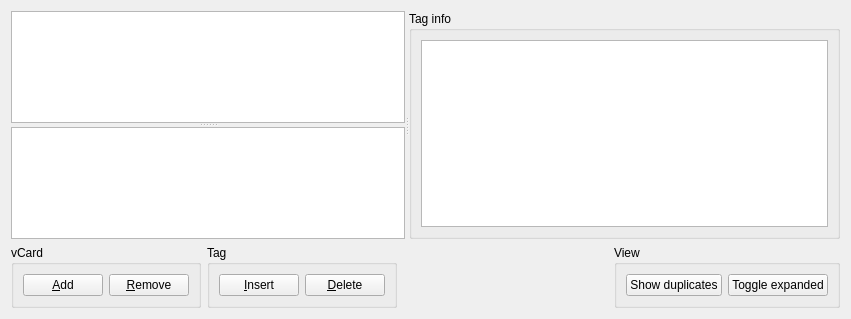
<?xml version="1.0" encoding="UTF-8"?>
<ui version="4.0">
 <class>ProjectWidget</class>
 <widget class="QWidget" name="ProjectWidget">
  <property name="geometry">
   <rect>
    <x>0</x>
    <y>0</y>
    <width>851</width>
    <height>319</height>
   </rect>
  </property>
  <property name="windowTitle">
   <string>Form</string>
  </property>
  <layout class="QVBoxLayout" name="verticalLayout">
   <item>
    <widget class="QSplitter" name="splitter_2">
     <property name="orientation">
      <enum>Qt::Horizontal</enum>
     </property>
     <widget class="QSplitter" name="splitter">
      <property name="orientation">
       <enum>Qt::Vertical</enum>
      </property>
      <widget class="QTreeView" name="treeView"/>
      <widget class="QTreeView" name="duplicatesTreeView">
       <property name="rootIsDecorated">
        <bool>false</bool>
       </property>
       <attribute name="headerStretchLastSection">
        <bool>false</bool>
       </attribute>
      </widget>
     </widget>
     <widget class="QGroupBox" name="groupBox_4">
      <property name="title">
       <string>Tag info</string>
      </property>
      <layout class="QGridLayout" name="gridLayout_2">
       <item row="0" column="0">
        <widget class="QTextEdit" name="infoTextEdit">
         <property name="readOnly">
          <bool>true</bool>
         </property>
        </widget>
       </item>
      </layout>
     </widget>
    </widget>
   </item>
   <item>
    <layout class="QHBoxLayout" name="horizontalLayout_6">
     <item>
      <widget class="QGroupBox" name="groupBox">
       <property name="sizePolicy">
        <sizepolicy hsizetype="Fixed" vsizetype="Fixed">
         <horstretch>0</horstretch>
         <verstretch>0</verstretch>
        </sizepolicy>
       </property>
       <property name="title">
        <string>vCard</string>
       </property>
       <layout class="QHBoxLayout" name="horizontalLayout">
        <item>
         <widget class="QPushButton" name="addVCardButton">
          <property name="text">
           <string>&amp;Add</string>
          </property>
         </widget>
        </item>
        <item>
         <widget class="QPushButton" name="removeVCardButton">
          <property name="text">
           <string>&amp;Remove</string>
          </property>
         </widget>
        </item>
       </layout>
      </widget>
     </item>
     <item>
      <widget class="QGroupBox" name="groupBox_2">
       <property name="sizePolicy">
        <sizepolicy hsizetype="Fixed" vsizetype="Fixed">
         <horstretch>0</horstretch>
         <verstretch>0</verstretch>
        </sizepolicy>
       </property>
       <property name="title">
        <string>Tag</string>
       </property>
       <layout class="QHBoxLayout" name="horizontalLayout_2">
        <item>
         <widget class="QPushButton" name="insertTagButton">
          <property name="text">
           <string>&amp;Insert</string>
          </property>
         </widget>
        </item>
        <item>
         <widget class="QPushButton" name="removeTagButton">
          <property name="text">
           <string>&amp;Delete</string>
          </property>
         </widget>
        </item>
       </layout>
      </widget>
     </item>
     <item>
      <spacer name="horizontalSpacer_2">
       <property name="orientation">
        <enum>Qt::Horizontal</enum>
       </property>
       <property name="sizeHint" stdset="0">
        <size>
         <width>40</width>
         <height>20</height>
        </size>
       </property>
      </spacer>
     </item>
     <item>
      <widget class="QGroupBox" name="groupBox_3">
       <property name="sizePolicy">
        <sizepolicy hsizetype="Fixed" vsizetype="Fixed">
         <horstretch>0</horstretch>
         <verstretch>0</verstretch>
        </sizepolicy>
       </property>
       <property name="title">
        <string>View</string>
       </property>
       <property name="flat">
        <bool>false</bool>
       </property>
       <layout class="QHBoxLayout" name="horizontalLayout_3">
        <item>
         <widget class="QStackedWidget" name="duplicatesButtonStackedWidget">
          <property name="sizePolicy">
           <sizepolicy hsizetype="Fixed" vsizetype="Fixed">
            <horstretch>0</horstretch>
            <verstretch>0</verstretch>
           </sizepolicy>
          </property>
          <property name="currentIndex">
           <number>0</number>
          </property>
          <widget class="QWidget" name="showDuplicatesPage">
           <layout class="QHBoxLayout" name="horizontalLayout_4">
            <property name="margin">
             <number>0</number>
            </property>
            <item>
             <widget class="QPushButton" name="showDuplicatesButton">
              <property name="text">
               <string>Show duplicates</string>
              </property>
             </widget>
            </item>
           </layout>
          </widget>
          <widget class="QWidget" name="hideDuplicatesPage">
           <layout class="QHBoxLayout" name="horizontalLayout_5">
            <property name="margin">
             <number>0</number>
            </property>
            <item>
             <widget class="QPushButton" name="hideDuplicatesButton">
              <property name="text">
               <string>Hide duplicates</string>
              </property>
             </widget>
            </item>
           </layout>
          </widget>
         </widget>
        </item>
        <item>
         <widget class="QPushButton" name="expandButton">
          <property name="sizePolicy">
           <sizepolicy hsizetype="Minimum" vsizetype="Fixed">
            <horstretch>0</horstretch>
            <verstretch>0</verstretch>
           </sizepolicy>
          </property>
          <property name="text">
           <string>Toggle expanded</string>
          </property>
         </widget>
        </item>
       </layout>
      </widget>
     </item>
    </layout>
   </item>
  </layout>
 </widget>
 <resources/>
 <connections/>
</ui>
